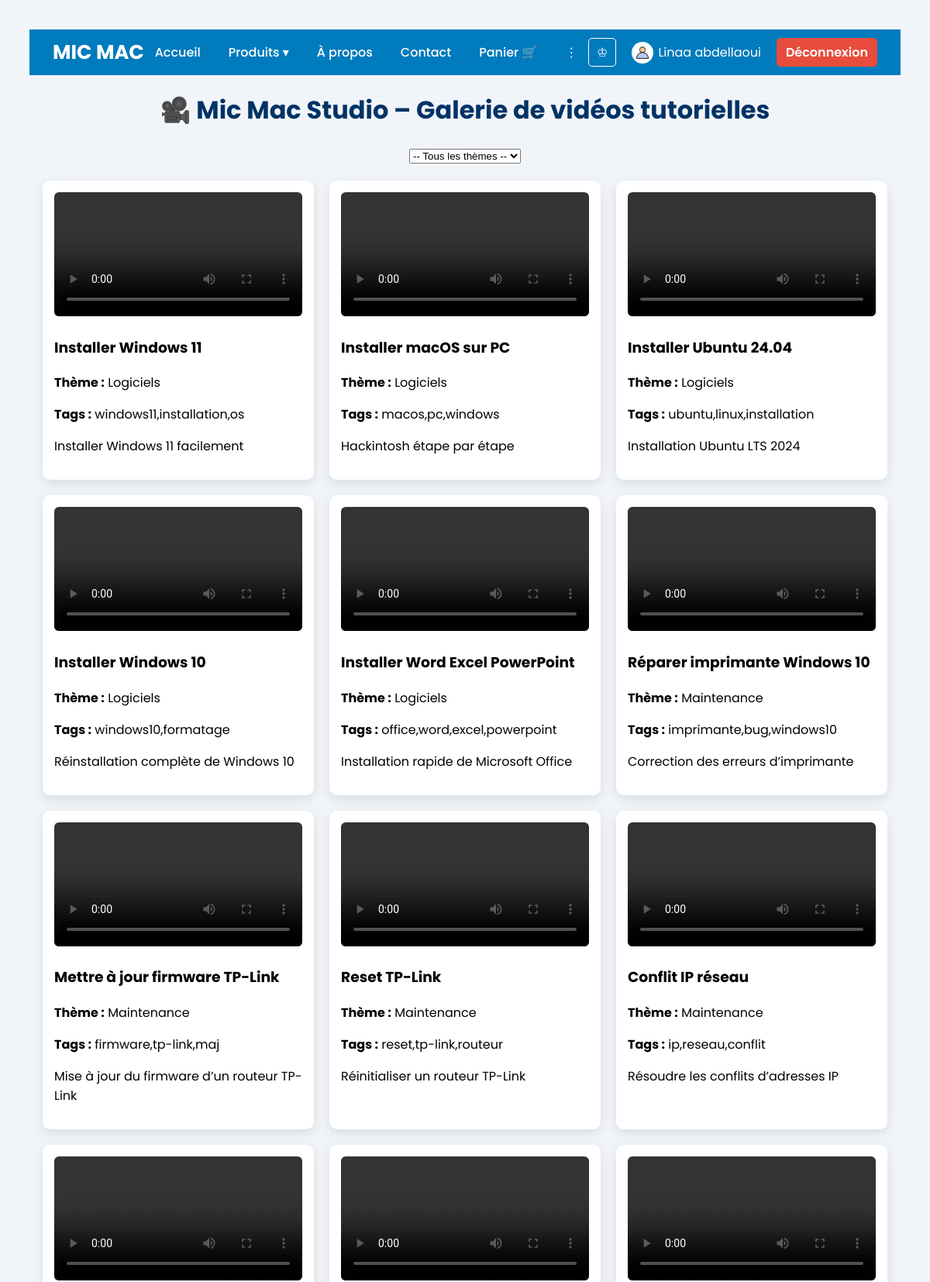
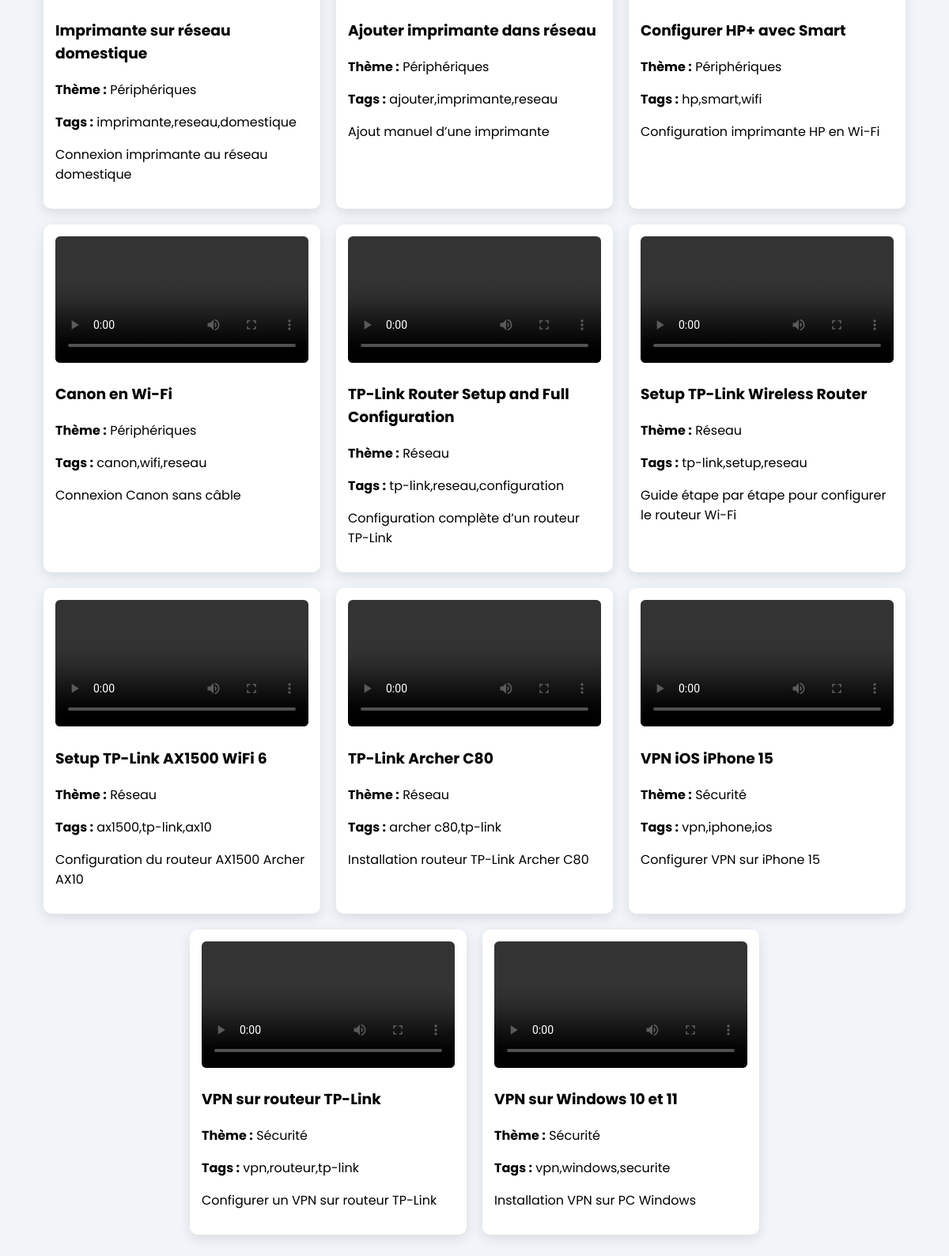
The page /studio.php (signed in) on the database its author committed (2 pictures, top to bottom).
### tables this page shows
CREATE TABLE `videos` (
  `id` int(11) NOT NULL,
  `titre` varchar(255) NOT NULL,
  `fichier` varchar(255) NOT NULL,
  `theme` varchar(100) NOT NULL,
  `tags` varchar(255) DEFAULT NULL,
  `description` text DEFAULT NULL,
  `date_ajout` datetime DEFAULT current_timestamp()
);

### studio.php (the view, shortened to what this page needs)
<?php
require_once 'db/connexion.php';
$theme = isset($_GET['theme']) ? $_GET['theme'] : '';
$sql = $theme ? "SELECT * FROM videos WHERE theme = ?" : "SELECT * FROM videos ORDER BY theme, date_ajout DESC";
$stmt = $pdo->prepare($sql);
$stmt->execute($theme ? [$theme] : []);
$videos = $stmt->fetchAll();
?>
<!DOCTYPE html>
<html lang="fr">
<head>
</head>
<body>
    <?php include 'includes/header.php'; ?>
  <h1>🎥 Mic Mac Studio – Galerie de vidéos tutorielles</h1>
  <form method="GET" style="text-align:center; margin-bottom:20px;">
    <select name="theme" onchange="this.form.submit()">
      <option value="">-- Tous les thèmes --</option>
    </select>
  </form>
  <div class="gallery">
    <?php foreach ($videos as $v): ?>
      <div class="video-card">
        <video controls>
          <source src="videos/<?= htmlspecialchars($v['fichier']) ?>" type="video/mp4">
        </video>
        <h3><?= htmlspecialchars($v['titre']) ?></h3>
        <p><strong>Thème :</strong> <?= htmlspecialchars($v['theme']) ?></p>
        <p><strong>Tags :</strong> <?= htmlspecialchars($v['tags']) ?></p>
        <p><?= htmlspecialchars($v['description']) ?></p>
      </div>
    <?php endforeach; ?>
  </div>
</body>
</html>

### studio.php (style rules this page uses)
body { font-family: 'Poppins', sans-serif; background: #f1f5f9; padding: 30px; }
h1 { text-align: center; color: #003366; }
.gallery { display: flex; flex-wrap: wrap; justify-content: center; gap: 20px; }
.video-card { width: 320px; background: #fff; padding: 15px; border-radius: 10px; box-shadow: 0 5px 15px rgba(0,0,0,0.1); }
video { width: 100%; border-radius: 6px; }

### rows shown on the page
videos: titre "Installer Windows 11", theme "Logiciels", tags "windows11,installation,os", description "Installer Windows 11 facilement"
videos: titre "Installer macOS sur PC", theme "Logiciels", tags "macos,pc,windows", description "Hackintosh étape par étape"
videos: titre "Installer Ubuntu 24.04", theme "Logiciels", tags "ubuntu,linux,installation", description "Installation Ubuntu LTS 2024"
videos: titre "Installer Windows 10", theme "Logiciels", tags "windows10,formatage", description "Réinstallation complète de Windows 10"
videos: titre "Installer Word Excel PowerPoint", theme "Logiciels", tags "office,word,excel,powerpoint", description "Installation rapide de Microsoft Office"
videos: titre "Réparer imprimante Windows 10", theme "Maintenance", tags "imprimante,bug,windows10", description "Correction des erreurs d’imprimante"
videos: titre "Mettre à jour firmware TP-Link", theme "Maintenance", tags "firmware,tp-link,maj", description "Mise à jour du firmware d’un routeur TP-Link"
videos: titre "Reset TP-Link", theme "Maintenance", tags "reset,tp-link,routeur", description "Réinitialiser un routeur TP-Link"
videos: titre "Conflit IP réseau", theme "Maintenance", tags "ip,reseau,conflit", description "Résoudre les conflits d’adresses IP"
videos: titre "Imprimante sur réseau domestique", theme "Périphériques", tags "imprimante,reseau,domestique", description "Connexion imprimante au réseau domestique"
videos: titre "Ajouter imprimante dans réseau", theme "Périphériques", tags "ajouter,imprimante,reseau", description "Ajout manuel d’une imprimante"
videos: titre "Configurer HP+ avec Smart", theme "Périphériques", tags "hp,smart,wifi", description "Configuration imprimante HP en Wi-Fi"
videos: titre "Canon en Wi-Fi", theme "Périphériques", tags "canon,wifi,reseau", description "Connexion Canon sans câble"
videos: titre "TP-Link Router Setup and Full Configuration", theme "Réseau", tags "tp-link,reseau,configuration", description "Configuration complète d’un routeur TP-Link"
videos: titre "Setup TP-Link Wireless Router", theme "Réseau", tags "tp-link,setup,reseau", description "Guide étape par étape pour configurer le routeur Wi-Fi"
videos: titre "Setup TP-Link AX1500 WiFi 6", theme "Réseau", tags "ax1500,tp-link,ax10", description "Configuration du routeur AX1500 Archer AX10"
videos: titre "TP-Link Archer C80", theme "Réseau", tags "archer c80,tp-link", description "Installation routeur TP-Link Archer C80"
videos: titre "VPN iOS iPhone 15", theme "Sécurité", tags "vpn,iphone,ios", description "Configurer VPN sur iPhone 15"
videos: titre "VPN sur routeur TP-Link", theme "Sécurité", tags "vpn,routeur,tp-link", description "Configurer un VPN sur routeur TP-Link"
videos: titre "VPN sur Windows 10 et 11", theme "Sécurité", tags "vpn,windows,securite", description "Installation VPN sur PC Windows"

### other values the page prints
$_SESSION['username'] "Linaa abdellaoui"
